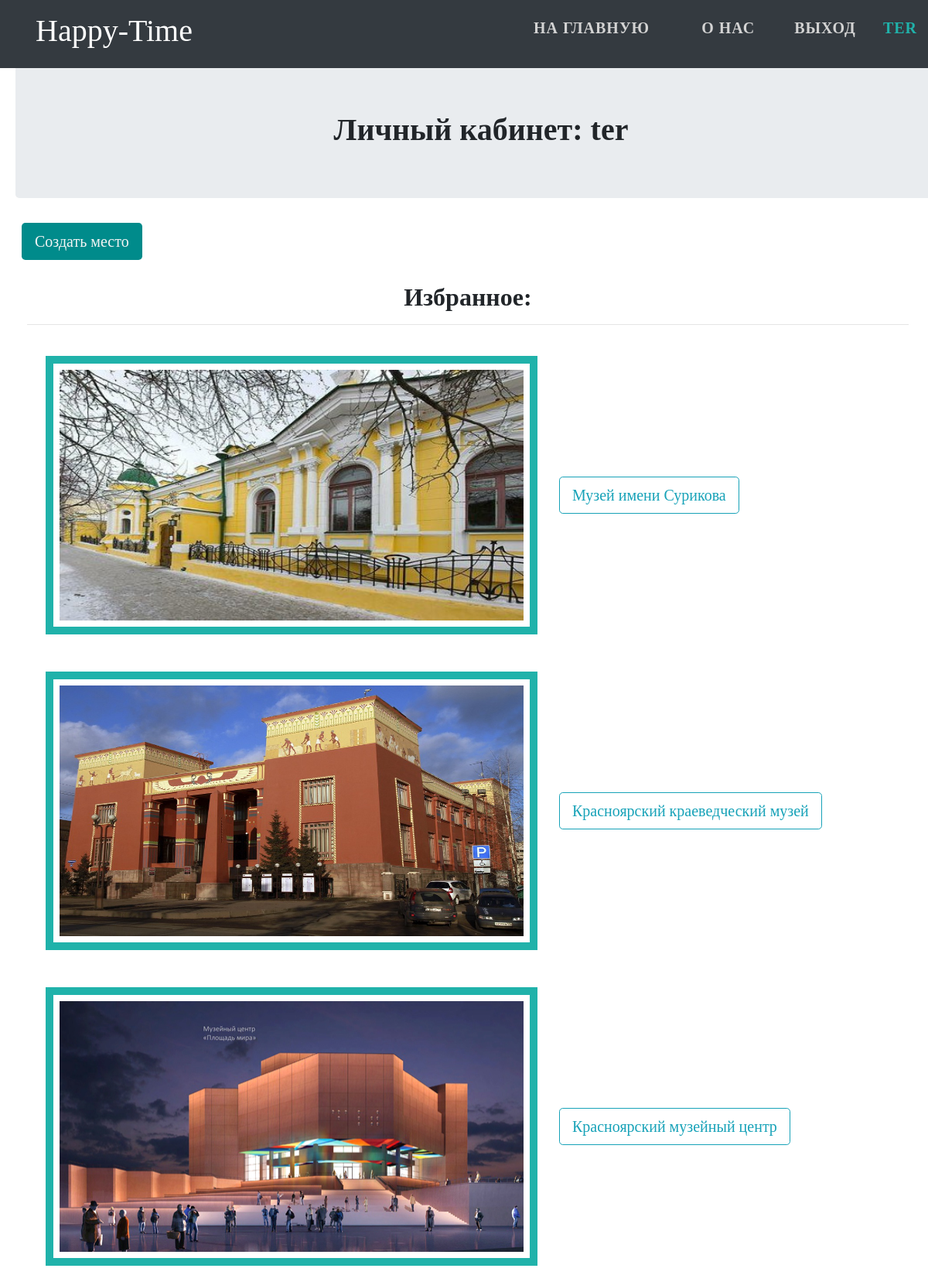
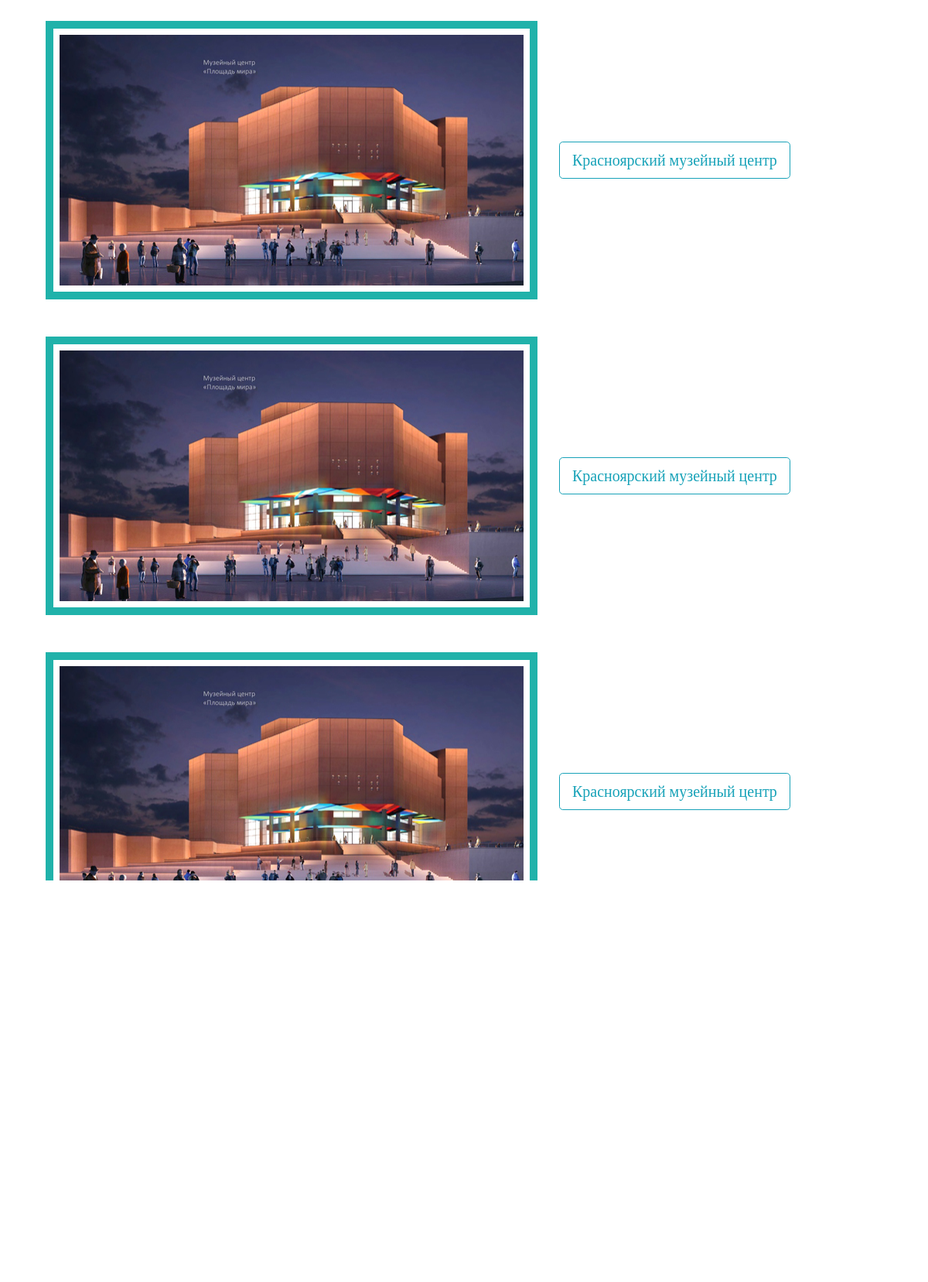
Screenshot of /account/ (signed in, upper part) with the database file from the repository (2 pictures, top to bottom).
### HTApp2_0/models.py (models this page shows, shortened)
class Favorite(models.Model):
    place_favorite = models.ForeignKey(Place, verbose_name='place_favorites', on_delete=models.CASCADE)
    user_favorite = models.ForeignKey(User, verbose_name='user_favorite', on_delete=models.CASCADE)
    def __str__(self):
        return self.place_favorite.name_place

class Place(models.Model):
    name_place = models.CharField(verbose_name='name_place', db_index=True, max_length=64, default=None)
    category = models.ForeignKey(Category, verbose_name='category', on_delete=models.CASCADE)
    description_place = models.CharField(verbose_name='description_place', db_index=True, max_length=2048, default=None)
    cost_place = models.FloatField(verbose_name='cost_place', db_index=True, max_length=64, default=None)
    address_place = models.CharField(verbose_name='address_place', db_index=True, max_length=1024, default=None)
    pictures_place = models.ImageField(verbose_name='pictures_place', db_index=True, default=None, upload_to='images/')

### HTApp2_0/views.py (the view)
# urls.py: path('account/', views.account, name='account'),
def account(request):
    deal = Deal.objects.all()
    user_deal = []
    favorites = Favorite.objects.all()
    user_favorites = []
    for f in favorites:
        if f.user_favorite == request.user:
            user_favorites.append(f)
    for d in deal:
        if d.user_deal == request.user:
             user_deal.append(d)
    return render(request, "account.html", {'user_favorites': user_favorites, 'user_deal': user_deal})

### HTApp2_0/models.py (called while the page is built, shortened)
    def result(self):
        discount = 0.2
        if self.privileges_deal == 0:
            return self.place_deal.cost_place * self.count_ticket
        else:
            if self.privileges_deal == 1:
                return str(self.place_deal.cost_place * self.count_ticket * (1 - discount))

### HTApp2_0/templates/account.html (shortened to what this page needs)
{% extends 'main.html' %}
{% block content %}
{% load static %}
{% include "includes/navbar.html" %}
<h1 class="container jumbotron titleac text-center"><b>Личный кабинет: {{user.username}}</b></h1>
<div class="container">
    <div class="row ">
        <div class="col-xm-4 mx-2">
            <button  class="btn three btn-lg">
                <a href="/place">Создать место</a>
            </button>
        </div>
    </div>
</div>
<div class="container">
    {% if user_favorites.count is not 0 %}
    <h2 class="mt-4 text-center"><b>Избранное:</b></h2><hr>
        {% for f in user_favorites %}
            <form action="{% url 'detail' f.place_favorite.id %}" method='POST'>
                    <img src="{{ f.place_favorite.pictures_place.url}}" class="pict p-2 m-4">
                        <button type="submit" class="btn btn-lg btn-outline-info ">{{ f }}</button>
            </form>
        {% endfor %}
    {% else %}
        <h2 class="mt-4"><b>Избранное: у Вас пока что нет добавленных мест</b></h2><hr>
    {% endif %}
</div>
{% endblock %}

### HTApp2_0/templates/main.html (shortened to what this page needs)
{% load static %}
<!DOCTYPE html>
<html lang="ru">
<head>
    <link rel="stylesheet" href="{% static 'css/bootstrap.min.css' %}" type="text/css" >
    <link rel="stylesheet" href="{% static 'css/style2.0.css' %}" type="text/css" >
</head>
<body>
{% include "includes/navbar.html" %}
<div class="contend">
{% block content %}{% endblock %}
</div>
</body>
</html>

### HTApp2_0/templates/includes/navbar.html (shortened to what this page needs)
{% block content %}
<header>
    <nav class="navbar navbar-expand-lg fixed-top navbar-dark bg-dark" style="text-decoration: none;">
        <div class="container " style="text-decoration: none;font-min-size: 30px; font-max-size: 50px;font-size: 20px;   font-family: 'Lobster', cursive;">
            <a class="navbar-brand" href="/" ><b><h1>Happy-Time</h1></b></a>
                 <ul class="bg-dark" id="menu">
                    <li> <a class="nav-link" href="/" style="text-decoration: none;">На главную</a></li>
                    <li><a class="nav-link" href="/about_us" style="text-decoration: none;">О нас</a></li>
                        {% if user.is_authenticated %}
                          <li> <a href="/logout">Выход</a></li>
                          <li> <a href="/account" style="color: lightseagreen;">{{user.username}}</a></li>
                        {% else %}
                          <li><a href="/login"><b>Вход</b></a></li>
                          <li><a href="/register"><b>Регистрация</b></a></li>
                        {% endif %}
                 </ul>
        </div>
    </nav>
</header>
{% endblock %}

### HTApp2_0/static/css/style2.0.css (style rules this page uses)
html, body { height: 100%; font-family: 'Lobster', cursive; }
.contend, .header, .footer { box-sizing: border-box; padding: 20px; width: 100%; }
.pict { border: none; border:10px solid lightseagreen; height: 324px; width: 600px; }
.contend { min-height: calc(100% - 58px); margin-bottom: -58px; }
.contend:after { content: ''; display: block; }
.contend:after, .footer { height: 58px; }
a { text-decoration: none; color: lightseagreen; }
h1, h2, h3, h4, h5, h6 { font-family: 'Lobster', cursive; }
.three { background-color: darkcyan; }
.three a { color: whitesmoke; text-decoration: none; }
.container { position: relative; }
[class*="col-"] { margin-bottom: 5px; }
header { width: 100%; box-shadow: 3px 3px 1px rgba(0,0,0,.05); padding: 15px 0; margin-bottom: 0; position: relative; }
nav { width: 100%; }
#menu { float: right; }
#menu li { display: inline-block; margin-right: 30px; }
#menu a { color: lightgrey; text-transform: uppercase; letter-spacing: 1px; font-weight: 600; display: block; line-height: 40px; }
#menu li:last-child { margin-right: 0; }

### rows the page displays
Favorite: place_favorite.pictures_place (picture), place_favorite.name_place "Музей имени Сурикова"
Favorite: place_favorite.pictures_place (picture), place_favorite.name_place "Красноярский краеведческий музей"
Favorite: place_favorite.pictures_place (picture), place_favorite.name_place "Красноярский музейный центр"
Favorite: place_favorite.pictures_place (picture), place_favorite.name_place "Красноярский музейный центр"
Favorite: place_favorite.pictures_place (picture), place_favorite.name_place "Красноярский музейный центр"
Favorite: place_favorite.pictures_place (picture), place_favorite.name_place "Красноярский музейный центр"
Favorite: place_favorite.pictures_place (picture)

### other values shown
{{ user.username }} "TER"
{{ user.username }} "ter"
